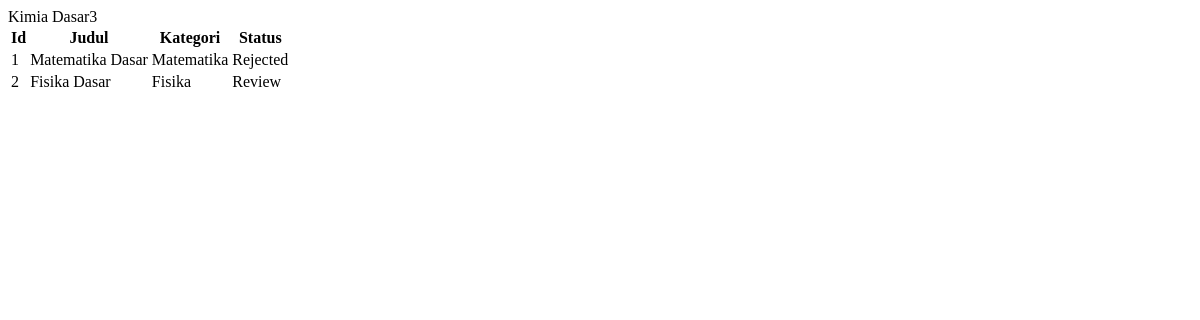
/user/dasboard/test.php, run on an earlier commit of the app's database.
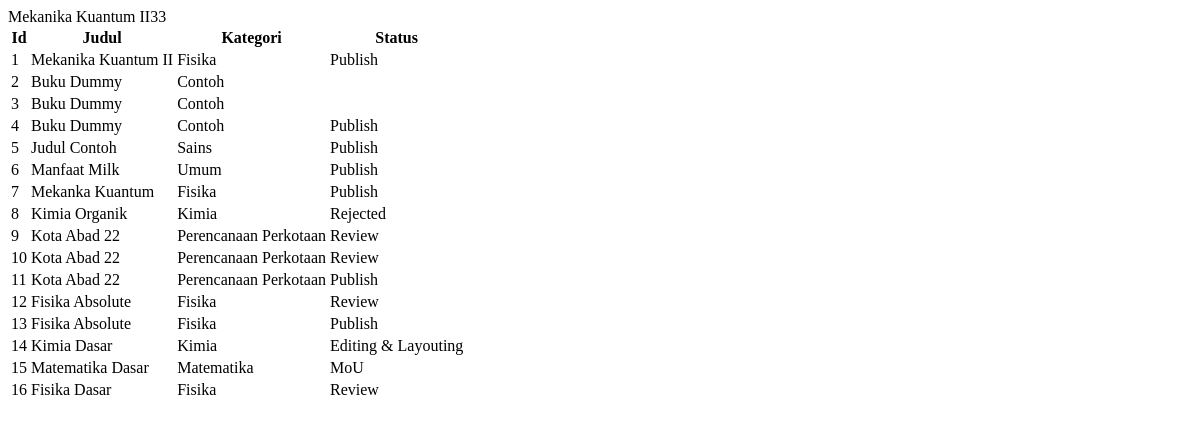
And on a later commit of the database.
### tables this page shows
CREATE TABLE `buku` (
  `id_buku` int(15) NOT NULL,
  `judul` varchar(225) NOT NULL,
  `kategori` varchar(225) NOT NULL,
  `penulis` varchar(225) NOT NULL,
  `naskah` varchar(225) NOT NULL,
  `sinopsis` varchar(225) NOT NULL,
  `isbn` varchar(225) NOT NULL,
  `e_isbn` varchar(225) NOT NULL,
  `royalti` varchar(225) NOT NULL,
  `status` varchar(225) NOT NULL,
  `id_penulis` int(15) NOT NULL,
  `created` datetime NOT NULL DEFAULT current_timestamp(),
  `updated` datetime DEFAULT NULL ON UPDATE current_timestamp()
);

### user/dasboard/test.php (the view, shortened to what this page needs)
<!DOCTYPE html>
<html lang="en">
<head>
</head>
<body>
<?php
include '../../conn.php';
$result = mysqli_query($conn, "SELECT * FROM buku ORDER BY id_buku DESC");
$res = mysqli_fetch_array($result);
echo $res['judul']; echo $res['id_buku'] ?>
<table class="table table-striped border">
<thead class="table-light">
    <tr>
    <th scope="col">Id</th>
    <th scope="col">Judul</th>
    <th scope="col">Kategori</th>
    <th scope="col">Status</th>
    </tr>
</thead>
<tbody>
    <?php
    $no = 1;
        while($res = mysqli_fetch_array($result)) {
            echo "<tr>";
            echo "<td>".$no."</td>";
            echo "<td>".$res['judul']."</td>";
            echo "<td>".$res['kategori']."</td>";
            echo "<td>".$res['status']."</td>";
            $no++;
        }
    ?>
</tbody>
</table>
</body>
</html>

What changed in the data, as far as the page shows it:
added buku: judul "Mekanika Kuantum II", id_buku "33"
added buku: judul "Mekanika Kuantum II", kategori "Fisika", status "Publish"
added buku: judul "Buku Dummy", kategori "Contoh"
added buku: judul "Buku Dummy", kategori "Contoh"
added buku: judul "Buku Dummy", kategori "Contoh", status "Publish"
added buku: judul "Judul Contoh", kategori "Sains", status "Publish"
added buku: judul "Manfaat Milk", kategori "Umum", status "Publish"
added buku: judul "Mekanka Kuantum", kategori "Fisika", status "Publish"
added buku: judul "Kimia Organik", kategori "Kimia", status "Rejected"
added buku: judul "Kota Abad 22", kategori "Perencanaan Perkotaan", status "Review"
added buku: judul "Kota Abad 22", kategori "Perencanaan Perkotaan", status "Review"
added buku: judul "Kota Abad 22", kategori "Perencanaan Perkotaan", status "Publish"
added buku: judul "Fisika Absolute", kategori "Fisika", status "Review"
added buku: judul "Fisika Absolute", kategori "Fisika", status "Publish"
now on one of the page's lists (row edited): buku: judul "Kimia Dasar", kategori "Kimia", status "Editing & Layouting"
changed buku "Matematika Dasar": status "Rejected" → "MoU"
Also different on the page:
$res['judul']: "Kimia Dasar" → "Mekanika Kuantum II"
$res['id_buku']: "3" → "33"
